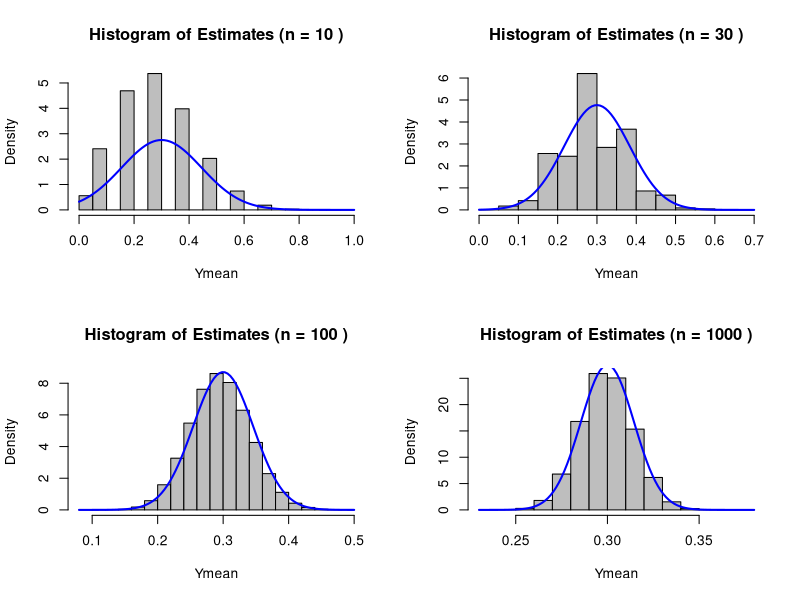

This chart was generated by the following R code:
# Function to perform Monte Carlo estimation of the binomial success probability
CLT_binom <- function(B, n, p) {
  Y <- rbinom(B, n, p)
  Ymean <- Y / n  
  var.mean <- p * (1 - p) / n  
  p.MC <- mean(Ymean)  
  varp.MC <- var(Ymean)  
  hist(Ymean, col = "gray", probability = TRUE, 
       main = paste("Histogram of Estimates (n =", n, ")"))
  curve(dnorm(x, mean = p, sd = sqrt(p * (1 - p) / n)), 
        add = TRUE, col = "blue", lwd = 2)
  return(list(var.mean = var.mean, p.MC = p.MC, varp.MC = varp.MC))
}

par(mfrow = c(2, 2))  
CLT_binom(100000, 10, 0.3)
CLT_binom(100000, 30, 0.3)
CLT_binom(100000, 100, 0.3)
CLT_binom(100000, 1000, 0.3)